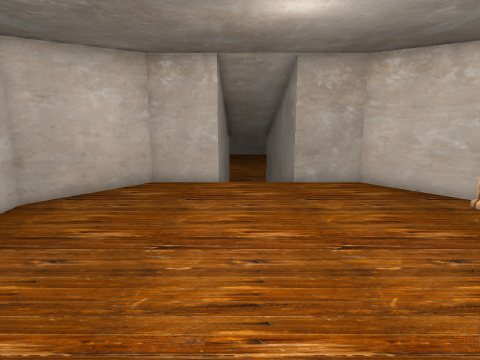
[1] (above)

13 first-person views from a walk through a 3-D level made in the Unity game engine. The camera is 1.5 m above the floor, tilts 12° down and sees 70° across. Doors are open. The floor is counted in squares, 0.5 m on a side. Each view is taken from the middle of a square. On the plan, view 1 faces up. The plan holds only what a view shows up to about 20 squares ahead; the rest is blank. The place goes on beyond the plan. The player is left out. Some surface patterns are stand-ins.

[2]
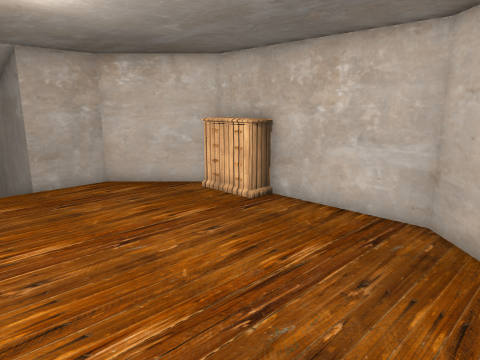

[3]
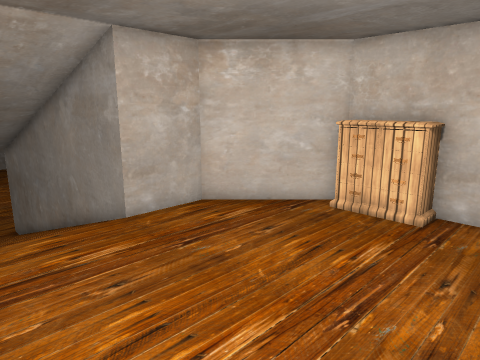

[4]
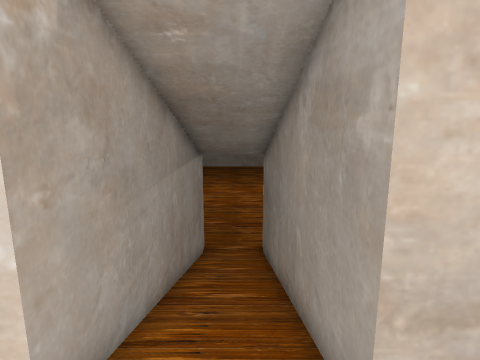

[5]
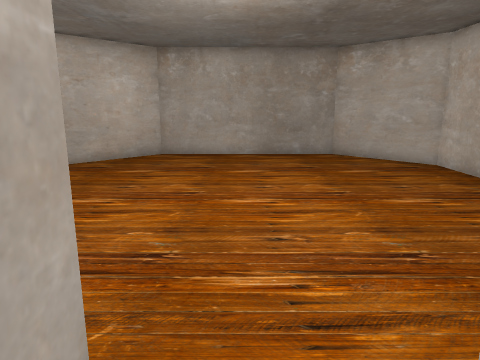

[6]
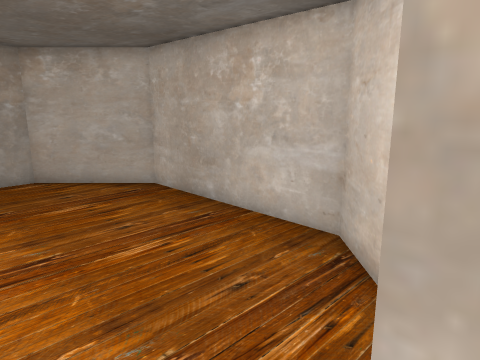

[7]
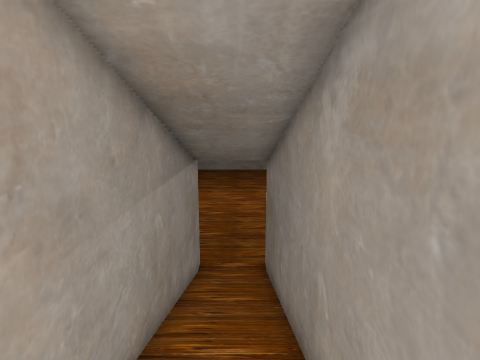

[8]
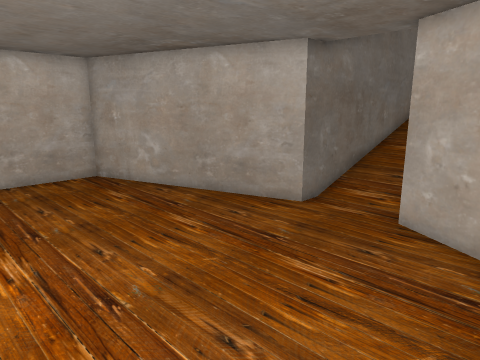

[9]
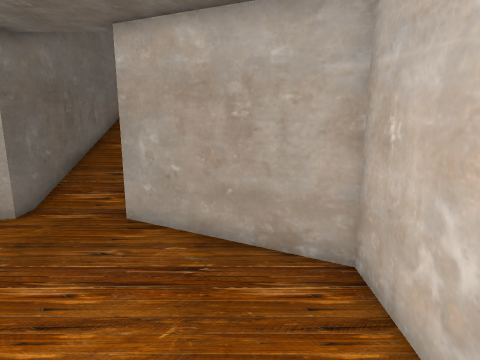

[10]
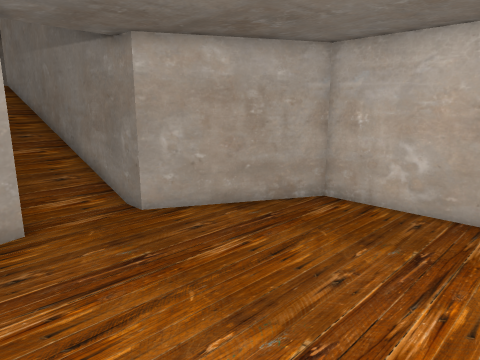

[11]
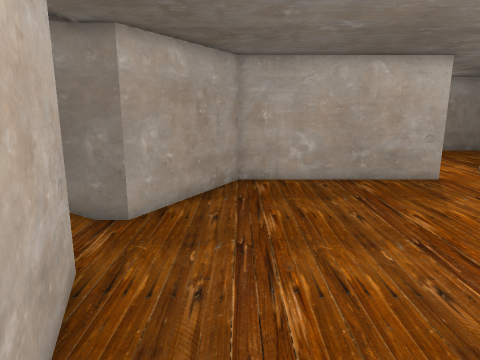

[12]
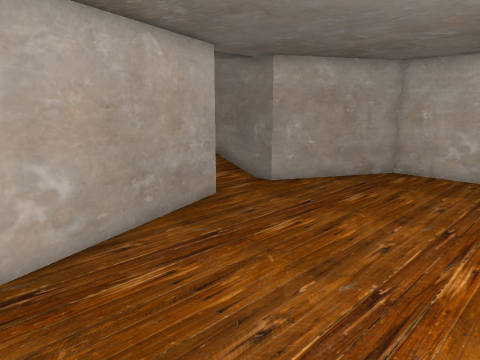

[13]
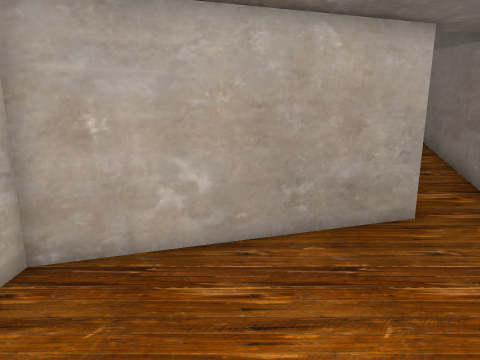

### Floor plan
Key: @ floor where view 1 was taken; # wall or solid block; . main floor; - floor 2 m lower than the main floor; / step, stairs or slope; D open door; O other object.
Columns run from 7 left of view 1 to 11 right of it. Each row starts with its distance up from view 1.
 37  #------   -  -  -
 36  #------------
 35  #----------------
 34  #----------------#
 33  #----------------#
 32  #----------------#
 31  #---------------##
 30  ###----------####
 29    ###-----####
 28      ##DDD##
 27       #--#
 26       #//#
 25       #//#
 24       #//#
 23       #//#
 22       #//#
 21       #//#
 20       #//#
 19       #//#
 18       #//#
 17       #//#
 16       #//#
 15       #//#
 14    ####..####
 13   ##........##
 12  ##..........##
 11 ##............##
 10 #.............OO
  9 #.............OO
  8 #.............OO
  7 #..............#
  6 #..............#
  5 #..............#
  4 #..............#
  3 #..............#
  2 ##............##
  1  ##..........##
  0   ##...@....##
 -1    ##########

Positions as (right, up) in squares from view 1, and headings:
1: (0, 0), facing up
2: (-1, 0), facing up-right
3: (-2, 5), facing up-right
4: (1, 11), facing up
5: (1, 16), facing down
6: (0, 14), facing down-left
7: (1, 13), facing up
8: (-4, 37), facing down-right
9: (-4, 37), facing down
10: (4, 37), facing down-left
11: (8, 31), facing left
12: (10, 37), facing down-left
13: (7, 37), facing down
